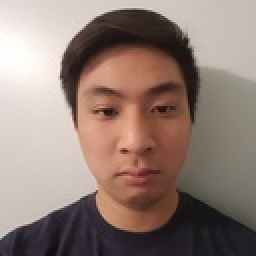
%> input picture Images/original.jpg, 128 x 128 px, shrunk from 567 x 567 before the run (shown 2 times larger)
$ octave main.m   (GNU Octave 9; MATLAB toolbox functions it lacks are replaced by stand-ins)
%> lines starting %> are read from the running program, lines starting %| are printed output that depends on the picture
### src/functions/readImg.m

%Function which reads in an image and converts it to a double and
%standardizes for gray scale
function [ output_img ] = readImg( img )
%> called with img = '../Images/original.jpg'
inputImg = imread(img); % read and store the image
%> inputImg is the input picture: size 128x128x3 uint8; mean R, G, B 145.4, 126, 117.7
%rotateImg = imrotate(inputImg, 270); %rotates image to standard layout
imgDouble = double(inputImg); % cast image to a double
grayImgDouble = mat2gray(imgDouble);

%Returns gray scaled image with an average of rgb values (x1 double)
output_img = sum(grayImgDouble,3)./3; % used to sum the RGB values for each sample and averages it by dividing by 3
%> call 2 of readImg, with img = '../Images/smile.jpg'
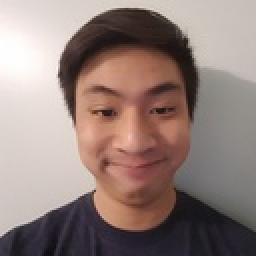
%> input picture Images/smile.jpg, 128 x 128 px, shrunk from 567 x 567 before the run (shown 2 times larger)
%> in readImg, inputImg is the input picture: size 128x128x3 uint8; mean R, G, B 146.8, 128.1, 122.6
%> in readImg (call 2), `output_img = sum(grayImgDouble,3)./3;`:
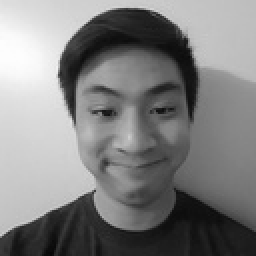
%> output_img: size 128x128 double (shown 2 times larger); min 0.031, max 0.996, mean 0.504

%comment out if you want to return an image with RGB values (x3 double)
%output_img = grayImgDouble;

end

### src/functions/nonRigidTransform.m
%performs non-rigid transform on an image given p landmarks, q landmarks,
%an image, a standard deviation, T # of frames and a specified stepsize for
%each frame.
function [xArr, yArr,frames] = nonRigidTransform( img, landmarkP, landmarkQ, sigma, T, stepSize)
%> called with sigma = 5, T = 1, stepSize = 1

[imgRowLength, imgColLength ] = size(img); % read in n samples
%> imgRowLength = 128; imgColLength = 128
outputImg = zeros(size(img)); %initialize outputImg to be of same size as the input img
xArr = zeros(size(img));
yArr = zeros(size(img));

for p = 1:T %perform for T frames
    deltaT = stepSize*p;
    for i = 1:imgColLength
        for j = 1: imgRowLength
            x = [i j]; % the 2x1 representation of the pixel's x and y coordinates
            ux = displacementVector(landmarkP, landmarkQ, x, sigma); %phi will hold the x and y coordinates of the non-rigid transform
            phi_x =   x(1,1) + deltaT*ux(1,1)/T; % x coordinate of the phi function
            phi_y =   x(1,2) + deltaT*ux(1,2)/T ; % y coordinate of the phi function
            outputImg(j,i) = bilinearInterpolation(phi_x, phi_y, img); %interpolates based on the returned x and y coordiantes
            xArr(j,i) = ux(1,1); %stores all the x components of displacement vector into x-array
            yArr(j,i) = ux(1,2); %stores all the y components of displacement vector into y-array

        end
    end

    frames(p) = {outputImg}; %save into frames cell, which will hold each output frame
end
%> xArr: size 128x128 double; every value is 0
%> after the loop, frames = 1 item


end

### src/functions/invTransform.m
%performs inverse transform of a non-rigid transform.
function [xArr, yArr,frames] = invTransform( img, landmarkP, landmarkQ, sigma, T, stepSize)

[imgRowLength, imgColLength ] = size(img); % read in n samples
outputImg = zeros(size(img)); %initialize outputImg to be of same size as the input img
xArr = zeros(size(img));
yArr = zeros(size(img));

for p = 1:T
    deltaT = stepSize*p;
    for i = 1:imgColLength
        for j = 1: imgRowLength
            x = [i j]; % the 2x1 representation of the pixel's x and y coordinates
            ux = displacementVector(landmarkP, landmarkQ, x, sigma); %phi will hold the x and y coordinates of the non-rigid transform
            phi_x =   x(1,1) - deltaT*ux(1,1)/T; % x coordinate of the phi function
            phi_y =   x(1,2) - deltaT*ux(1,2)/T ; % y coordinate of the phi function
            outputImg(j,i) = bilinearInterpolation(phi_x, phi_y, img); %interpolates based on the returned x and y coordiantes
            xArr(j,i) = ux(1,1); %stores all the x components of displacement vector into x-array
            yArr(j,i) = ux(1,2); %stores all the y components of displacement vector into y-array

        end
    end

    frames(p) = {outputImg};
end


end

### src/main.m
%*******************************************


%disclaimer: This script takes about ~1 minute to run since I am making 3
%gifs each with 10 frames.


%*******************************************

close all;

addpath(genpath('../Images'));
addpath(genpath('functions'));

%load in all the images
originalImg = readImg('../Images/original.jpg');
smileImg = readImg('../Images/smile.jpg');

% ask user to select landmarks
%[p0,q0] = cpselect(originalImg, smileImg, 'wait', true);
%[p1,q1] = cpselect(originalImg, smileImg, 'wait', true);
%[p2,q2] = cpselect(originalImg, smileImg, 'wait', true);

p0 =[245.375000000000,360.375000000000;365.875000000000,357.875000000000;305.375000000000,380.875000000000;307.375000000000,410.875000000000];
q0 = [234.375000000000,362.625000000000;374.875000000000,354.625000000000;301.875000000000,369.625000000000;301.375000000000,387.625000000000];

p1 = [254.875000000000,304.875000000000;348.375000000000,301.375000000000];
q1 = [237.375000000000,362.375000000000;370.875000000000,354.375000000000];

p2 = [192.875000000000,261.625000000000;400.375000000000,256.125000000000];
q2 = [237.875000000000,360.625000000000;371.875000000000,353.625000000000];


[ux1, uy1, lowSigmaImg] = nonRigidTransform(originalImg, p0, q0, 5 ,1,1); %performing a non-rigid transform with a small standard deviation
%> lowSigmaImg = 1 item
[ux2, uy2, highSigmaImg] = nonRigidTransform(originalImg, p0, q0, 60 ,1,1); %performing a non-rigid transform with a large standard deviation
%> call 2 of nonRigidTransform, with sigma = 60, T = 1, stepSize = 1
%> after the loop in nonRigidTransform (call 2), `for p = 1:T`:
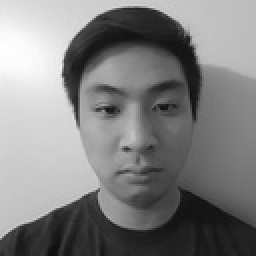
%> outputImg: size 128x128 double (shown 2 times larger); min 0.0601, max 1, mean 0.506
%> after the loop in nonRigidTransform (call 2), `for p = 1:T`:
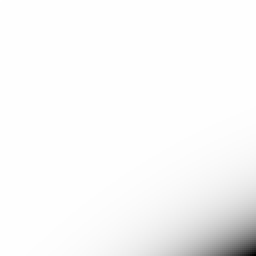
%> xArr: size 128x128 double (shown 2 times larger); min -0.000903, max -4.46e-11, mean -2.18e-05; drawn with min black and max white
%> after the loop in nonRigidTransform (call 2), `for p = 1:T`:
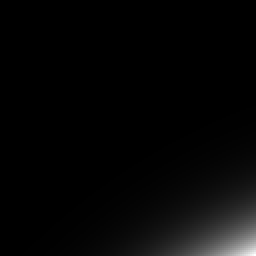
%> yArr: size 128x128 double (shown 2 times larger); min 9.05e-12, max 0.000159, mean 4.05e-06; drawn with min black and max white
%> highSigmaImg = 1 item
[ux3, uy3, reasonableSigmaImg] = nonRigidTransform(originalImg, p0, q0, 20.5 ,1,1); %performing a non-rigid transform with an optimal standard deviation
%> call 3 of nonRigidTransform, with sigma = 20.5, T = 1, stepSize = 1
%> after the loop in nonRigidTransform (call 3), `for p = 1:T`:
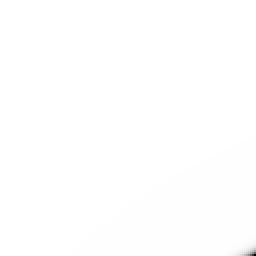
%> xArr: size 128x128 double (shown 2 times larger); min -1.05e-34, max -2.82e-97, mean -6.01e-38; drawn with min black and max white
%> after the loop in nonRigidTransform (call 3), `for p = 1:T`:
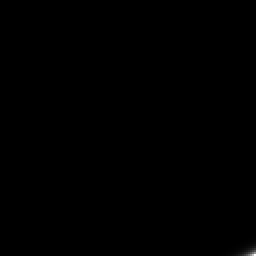
%> yArr: size 128x128 double (shown 2 times larger); min 5.77e-98, max 2.15e-35, mean 1.23e-38; drawn with min black and max white
%> reasonableSigmaImg = 1 item
[x, y, iTransform] = invTransform( reasonableSigmaImg{1}, p0, q0, 20.5, 1, 1); % using the output of the previous transform as the input of the inverse transform
%> iTransform = 1 item
differenceImg = iTransform{1} - originalImg; %subtracting the inverse transform's output with the original image to see how accurate our inverse transform is

[ux4, ux4, frames1]= nonRigidTransform(originalImg, p0, q0, 20.5, 10, 1); % creating animation 1 with a smile
%> (the run ends here)
